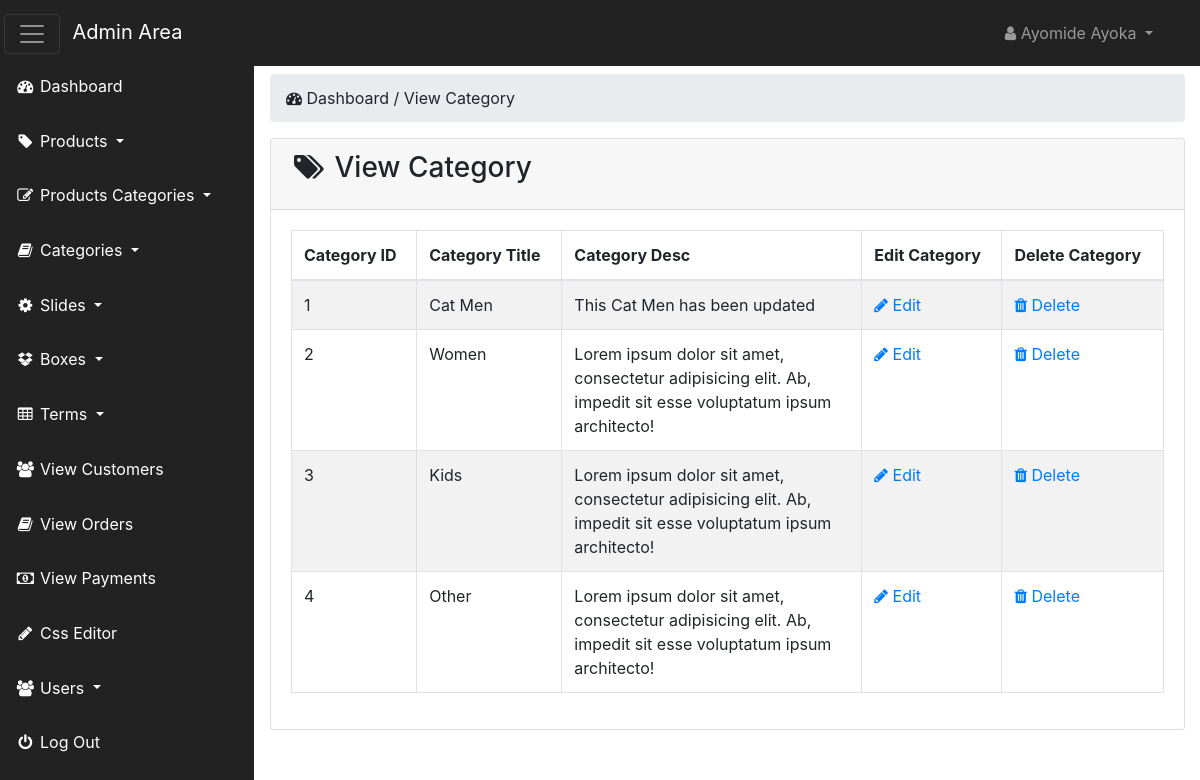
Screenshot of /admin_area/index.php?view_cats (signed in) with the database file from the repository.
### tables this page shows
CREATE TABLE `categories` (
  `cat_id` int(100) NOT NULL,
  `cat_title` text NOT NULL,
  `cat_desc` text NOT NULL
);

### admin_area/view_cats.php (the view, shortened to what this page needs)
<?php
   if(!isset($_SESSION['admin_email'])) {
    echo "<script> window.open('login.php','_self') </script>";
   }
   else{
?>
<div class="row">
    <div class="col-lg-12 mt-4">
        <ol class="breadcrumb">
            <li class="active">
                <i class="fa fa-dashboard"></i> Dashboard / View Category
            </li>
        </ol>
    </div>
</div>
<div class="row">
    <div class="col-lg-12">
        <div class="card">
            <div class="card-header">
                <h3 class="card-title">
                    <i class="fa fa-tags fa-fw"></i> View Category
                </h3>
            </div>
            <div class="card-body">
                <div class="table-responsive">
                    <table class="table table-hover table-striped table-bordered">
                        <thead>
                            <tr>
                                <th> Category ID </th>
                                <th> Category Title </th>
                                <th> Category Desc </th>
                                <th> Edit Category </th>
                                <th> Delete Category </th>
                            </tr>
                        </thead>
                        <tbody>
                          <?php
                            $get_cats = "select * from categories";
                            $run_cats = mysqli_query($con,$get_cats);
                            while($row_cats = mysqli_fetch_array($run_cats)) {
                                $cat_id = $row_cats['cat_id'];
                                $cat_title = $row_cats['cat_title'];
                                $cat_desc = $row_cats['cat_desc'];
                          ?>
                          <tr>
                              <td> <?php echo $cat_id; ?> </td>
                              <td> <?php echo $cat_title; ?> </td>
                              <td width="300">  <?php echo $cat_desc; ?> </td>
                              <td>
                                  <a href="index.php?edit_cat=<?php echo $cat_id; ?>">
                                  <i class="fa fa-pencil"></i> Edit</a>
                              </td>
                              <td>
                                  <a href="index.php?delete_cat=<?php echo $cat_id; ?>">
                                  <i class="fa fa-trash"></i> Delete</a>
                              </td>
                          </tr>
                            <?php } ?>
                        </tbody>
                    </table>
                </div>
            </div>
        </div>
    </div>
</div>
<?php } ?>

### admin_area/includes/sidebar.php (shortened to what this page needs)
<?php
   if(!isset($_SESSION['admin_email'])) {
    echo "<script> window.open('login.php','_self') </script>";
   }
   else{
?>
<nav class="navbar navbar-inverse fixed-top navbar-dark bg-dark" id="first-nav">
    <div class="navbar-header">
        <button class="navbar-toggler mr-2" id="basttoggle" type="button" data-toggle="collapse" data-target=".navbar-ex1-collapse">
            <span class="navbar-toggler-icon"></span>
        </button>
        <a href="index.php?dashboard" class="navbar-brand">Admin Area</a>
    </div>
    <ul class="nav navbar-right top-nav">
        <li class="nav-item dropdown">
            <a class="nav-link dropdown-toggle" href="#" data-toggle="dropdown">
               <i class="fa fa-user"></i> <?php echo $admin_name; ?>
            </a>
        </li>
    </ul>
    <div class=" navbar-collapse navbar-ex1-collapse">
        <ul class="nav side-nav" id="side-nav">
            <li>
                <a class="nav-link" href="index.php?dashboard">
                  <i class="fa fa-fw fa-dashboard"></i> Dashboard
                </a>
            </li>
            <li class="nav-item dropdown">
                <a class="nav-link dropdown-toggle" href="#" data-toggle="dropdown" data-target="#products">
                  <i class="fa fa-fw fa-tag"></i> Products
                </a>
            </li>
            <li class="nav-item dropdown">
                <a class="nav-link dropdown-toggle" href="#" data-toggle="dropdown" data-target="#products">
                  <i class="fa fa-fw fa-edit"></i> Products Categories
                </a>
            </li>
            <li class="nav-item dropdown">
                <a class="nav-link dropdown-toggle" href="#" data-toggle="dropdown" data-target="#products">
                  <i class="fa fa-fw fa-book"></i> Categories
                </a>
            </li>
            <li class="nav-item dropdown">
                <a class="nav-link dropdown-toggle" href="#" data-toggle="dropdown" data-target="#products">
                  <i class="fa fa-fw fa-gear"></i> Slides
                </a>
            </li>
            <li class="nav-item dropdown">
                <a class="nav-link dropdown-toggle" href="#" data-toggle="dropdown" data-target="#products">
                  <i class="fa fa-fw fa-dropbox"></i> Boxes
                </a>
            </li>
            <li class="nav-item dropdown">
                <a class="nav-link dropdown-toggle" href="#" data-toggle="dropdown" data-target="#products">
                  <i class="fa fa-fw fa-table"></i> Terms
                </a>
            </li>
            <li>
                <a  class="nav-link" href="index.php?view_customers">
                  <i class="fa fa-fw fa-users"></i> View Customers
                </a>
            </li>
            <li>
                <a  class="nav-link" href="index.php?view_orders">
                  <i class="fa fa-fw fa-book"></i> View Orders
                </a>
            </li>
            <li>
                <a  class="nav-link" href="index.php?view_payments">
                  <i class="fa fa-fw fa-money"></i> View Payments
                </a>
            </li>
            <li>
                <a  class="nav-link" href="index.php?edit_css">
                  <i class="fa fa-fw fa-pencil"></i> Css Editor
                </a>
            </li>
            <li class="nav-item dropdown">
                <a class="nav-link dropdown-toggle" href="#" data-toggle="dropdown" data-target="#products">
                  <i class="fa fa-fw fa-users"></i> Users
                </a>
            </li>
            <li>
                <a class="nav-link" href="logout.php">
                  <i class="fa fa-fw fa-power-off"></i> Log Out
                </a>
            </li>
        </ul>
    </div>
</nav>
<?php } ?>

### admin_area/css/style.css (style rules this page uses)
* { margin: 0; padding: 0; }
body { margin-top: 100px; }
@media (min-width:768px) { body { margin-top: 50px; } }
#first-nav { background-color: #222222 !important; }
#first-nav #basttoggle { margin-left: -12px; }
#first-nav .top-nav { margin:0 15px; }
.top-nav>li>a { color:#999999; line-height: 20px; padding-top: 15px; padding-bottom: 15px; }
#side-nav { margin: -17px !important; }
.side-nav>li { padding: 0; margin: 0; }
.side-nav>li>a { color: #ffffff; }
@media (min-width:768px) { .side-nav { position: fixed; top: 83px; bottom: 0; width: 255px; overflow-x: hidden; overflow-y: auto; background-color: #222222; padding-bottom: 40px; border-radius: 0; } }
@media (min-width:768px) { .side-nav>li>a { width: 255px; } }
.card-body { border-radius: 5px; }

### rows the page displays
categories: cat_id "1", cat_title "Cat Men", cat_desc "This Cat Men has been updated"
categories: cat_id "2", cat_title "Women", cat_desc "Lorem ipsum dolor sit amet, consectetur adipisicing elit. Ab, impedit sit esse voluptatum ipsum architecto!"
categories: cat_id "3", cat_title "Kids", cat_desc "Lorem ipsum dolor sit amet, consectetur adipisicing elit. Ab, impedit sit esse voluptatum ipsum architecto!"
categories: cat_id "4", cat_title "Other", cat_desc "Lorem ipsum dolor sit amet, consectetur adipisicing elit. Ab, impedit sit esse voluptatum ipsum architecto!"

### other values shown
$admin_name "Ayomide Ayoka"
